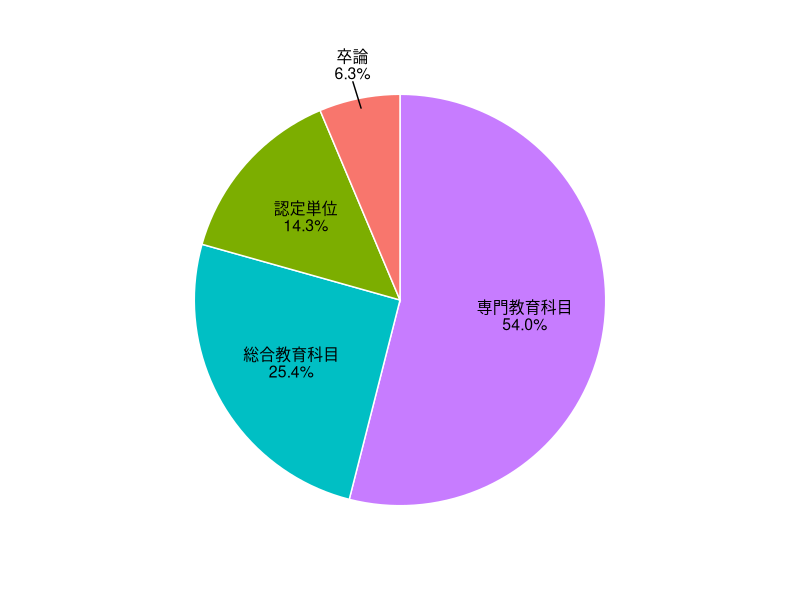
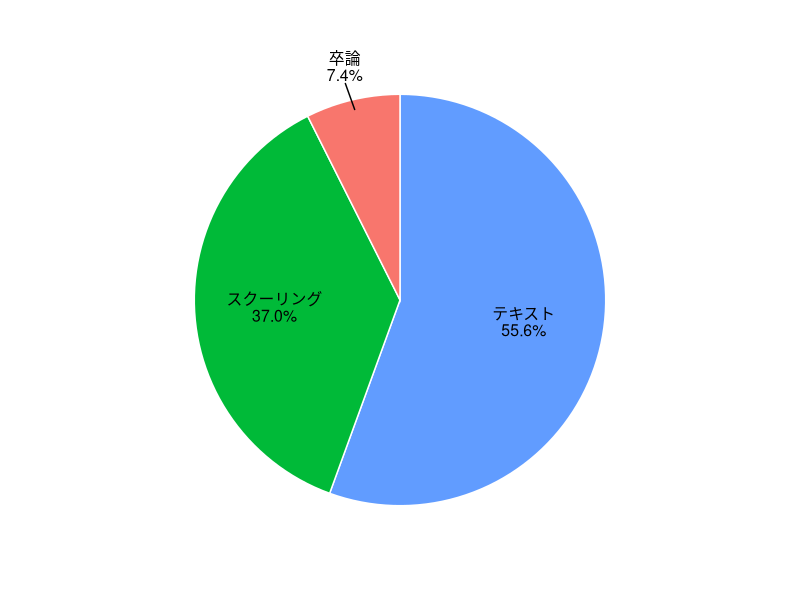
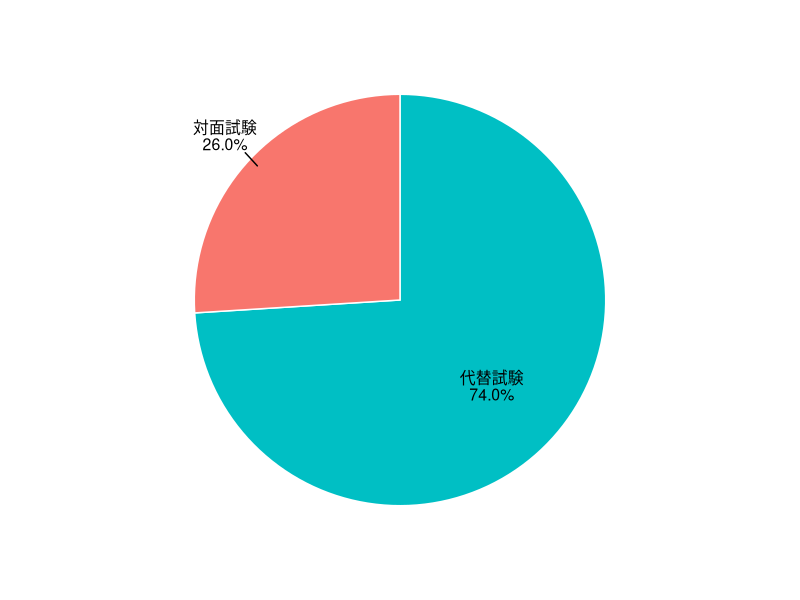
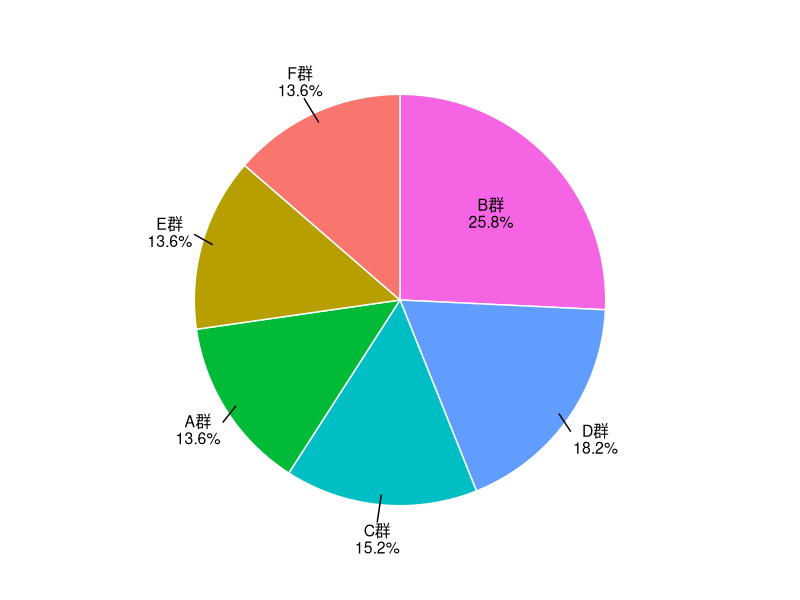
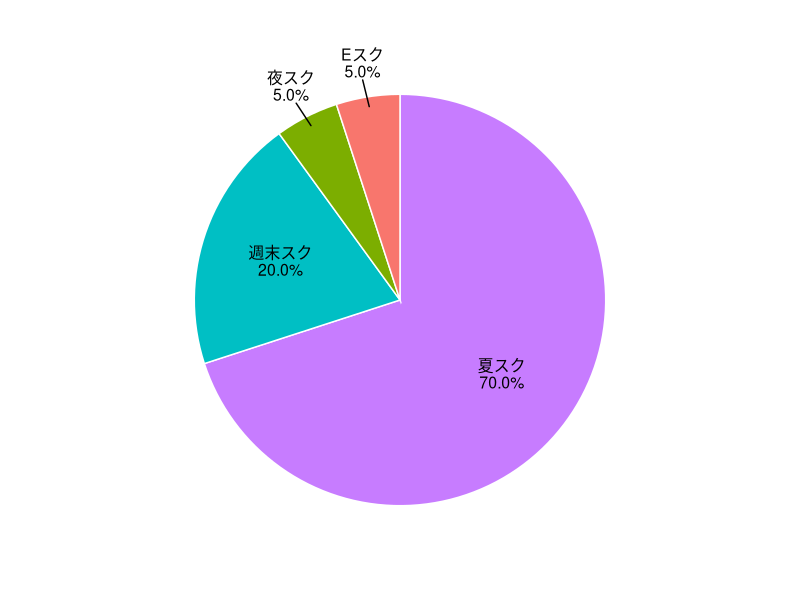
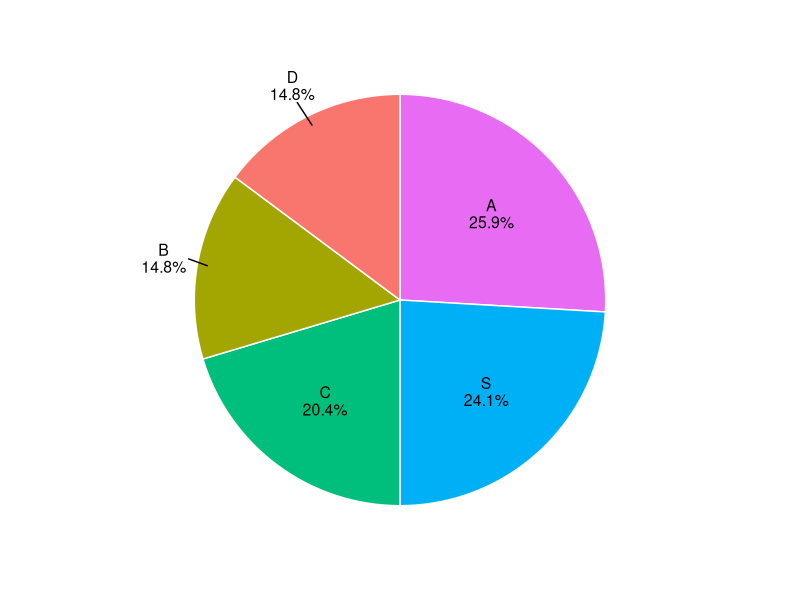
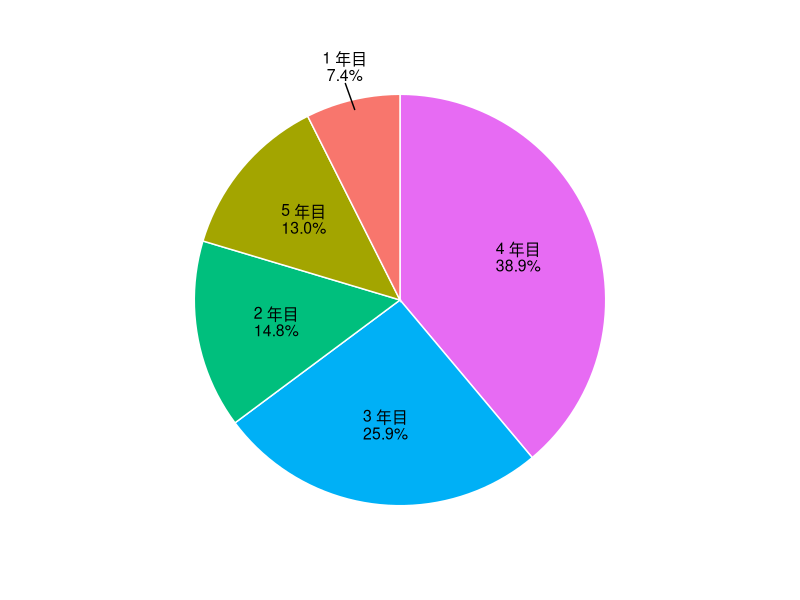
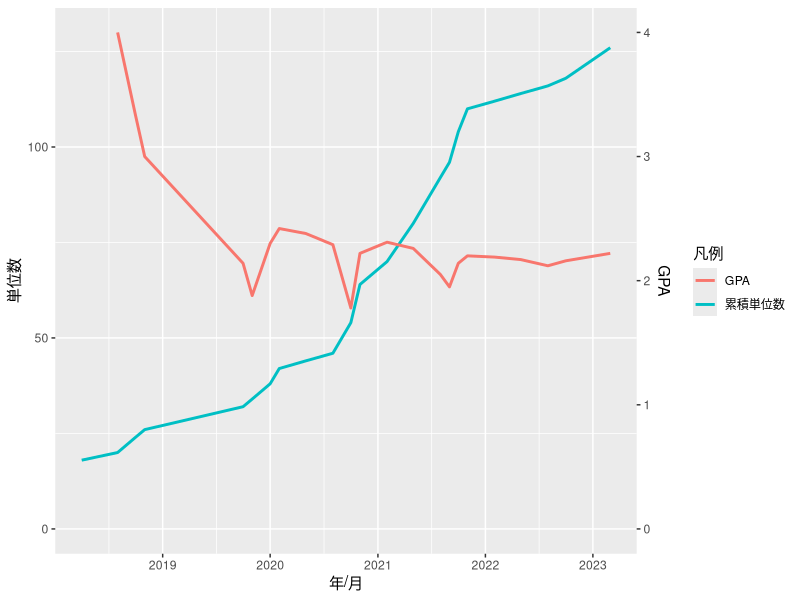

Write R code to recreate these figures, in order.
## ---- chunk 1
knitr::opts_chunk$set(echo = TRUE)
library(dplyr)
library(stringr)
library(ggplot2)
library(ggrepel)
df<-read.csv ("./kccstats.csv")
## ---- chunk 2
if(0){
matrix <- group_by(df, courseDivision)
matrix <- summarise(matrix,
  divisionName = case_when(
    head(courseDivision,1) == 0 ~ "認定単位", 
    head(courseDivision,1) == 1 ~ "総合教育科目", 
    head(courseDivision,1) == 2 ~ "専門教育科目", 
    head(courseDivision,1) == 3 ~ "卒論"
  ),
  credits = sum(credits),
  GPA = round(sum(GPA)/sum(credits),2),
)
# courceDivision列を削除
matrix <- matrix[,-1]
# 合計
totalCredits <- sum(subset(
  df$credits,
  df$credits & df$GPA>=0
))
totalGPA <- round(sum(subset(
  df$GPA, 
  df$credits & df$GPA>=0
)) / total, 2)
totalRow <- data.frame(
  divisionName = c("計"),
  credits = c(totalCredits),
  GPA = c(totalGPA)
)
matrix <- rbind(matrix,totalRow)
# NA削除
matrix <- subset(matrix, !(is.na(matrix$divisionName)))
# 列名変更
colnames(matrix) <- c("区分","単位数","GPA")
matrix
}
## ---- chunk 3
# 認定
nintei <- sum(subset(df$credits,df$courseDivision==0))
# 総合科目
sougou <- sum(subset(
  df$credits,
  df$courseDivision==1 & df$GPA>=0
))
sougouGPA <- round(sum(subset(
  df$GPA, 
  df$courseDivision==1 & df$GPA>=0
))/sougou, 2)
# 専門科目
senmon <- sum(subset(
  df$credits,
  df$courseDivision==2 & df$GPA>=0
))
senmonGPA <- round(sum(subset(
  df$GPA, 
  df$courseDivision==2 & df$GPA>=0
))/senmon, 2)
# 卒論
sotsuron <- sum(subset(
  df$credits,
  df$courseDivision==3 & df$GPA>=0
))
sotsuronGPA <- round(sum(subset(
  df$GPA, 
  df$courseDivision==3
))/sotsuron, 2)
# 必修
hisshu  <- sum(subset(
  df$credits,
  df$isRequired==1 & df$GPA>=0
))
hisshuGPA <- round(sum(subset(
  df$GPA, 
  df$isRequired==1 & df$GPA>=0
))/hisshu, 2)
# 選択
sentaku <- sum(subset(
  df$credits,
  df$isRequired==0 & df$GPA>=0
))
sentakuGPA <- round(sum(subset(
  df$GPA, 
  df$isRequired==0 & df$GPA>=0
))/sentaku, 2)
# テキスト
text <- sum(subset(
  df$credits,
  df$isSchooling==0 & df$GPA>=0
))
textGPA <- round(sum(subset(
  df$GPA, 
  df$isSchooling==0 & df$GPA>=0
))/text, 2)
# スクーリング
schooling <- sum(subset(
  df$credits,
  df$isSchooling==1 & df$GPA>=0
))
schoolingGPA <- round(sum(subset(
  df$GPA, 
  df$isSchooling==1 & df$GPA>=0
))/schooling, 2)
# 対面
taimen <- sum(subset(
  df$credits,
  df$isFace2FaceExam==1 & df$GPA>=0
))
taimenGPA <- round(sum(subset(
  df$GPA, 
  df$isFace2FaceExam==1 & df$GPA>=0
))/taimen, 2)
# 代替
daitai <- sum(subset(
  df$credits,
  df$isFace2FaceExam==0 & df$GPA>=0
))
daitaiGPA <- round(sum(subset(
  df$GPA, 
  df$isFace2FaceExam==0 & df$GPA>=0
))/daitai, 2)
# 合計
total <- sum(subset(
  df$credits,
  df$GPA>=0
))
totalGPA <- round(sum(subset(
  df$GPA, 
  df$GPA>=0
)) / total, 2)
# データフレーム作成
matrix <- data.frame(
  "区分" = c("認定単位","総合教育科目","専門教育科目","必修科目","選択科目","テキスト","スクーリング","対面試験","代替試験","卒論","取得単位計"),
  "単位数" = c(nintei,sougou,senmon,hisshu,sentaku,text,schooling,taimen,daitai,sotsuron,total),
  "GPA" = c(NA,sougouGPA,senmonGPA,hisshuGPA,sentakuGPA,textGPA,schoolingGPA,taimenGPA,daitaiGPA,sotsuronGPA,totalGPA)
)
matrix
## ---- chunk 4
options(warn=-1)
sample_data <- data.frame(
    type = c("認定単位","総合教育科目","専門教育科目","卒論"),
    n = c(nintei,sougou,senmon,sotsuron)
)
# 凡例を外にするのか内にするのかの境界。描画時にエラーになるときはここを調整してみる 
txtBorder = 0.1
(sample_data %>% arrange(desc(n)) %>%
    mutate(ypos = cumsum(n) - n / 2) %>%
    mutate(per = n / sum(n)) %>%
    mutate(label = paste0(type, "\n", scales::percent(per, 0.1))) %>%
    ggplot(aes(x = 0, y = n, fill = factor(rev(ypos))))
    + geom_col(color = "white")
    + coord_polar("y")
    + geom_text(data = (. %>% filter(per >= txtBorder)),
        aes(x = 0.1, y = ypos, label = label), lineheight = 0.9, size = 4)
    + geom_text_repel(data = (. %>% filter(!(per >= txtBorder))),
        aes(x = 0.4, y = ypos, label = label), nudge_x = 0.2, lineheight = 0.9, size = 4)
    #+ scale_fill_manual(values = rep(alpha(c("#03af7a","#fff100","#005aff","#ff4b00","#4dc4ff","#ff8082","#f6aa00","#990099"), 0.6), 2))
    + theme_void()
    + theme(legend.position = "none")
)
## ---- chunk 5
options(warn=-1)
sample_data <- data.frame(
    type = c("テキスト","スクーリング","卒論"),
    n = c(text,schooling,sotsuron)
)
# 凡例を外にするのか内にするのかの境界。描画時にエラーになるときはここを調整してみる 
txtBorder = 0.1
(sample_data %>% arrange(desc(n)) %>%
    mutate(ypos = cumsum(n) - n / 2) %>%
    mutate(per = n / sum(n)) %>%
    mutate(label = paste0(type, "\n", scales::percent(per, 0.1))) %>%
    ggplot(aes(x = 0, y = n, fill = factor(rev(ypos))))
    + geom_col(color = "white")
    + coord_polar("y")
    + geom_text(data = (. %>% filter(per >= txtBorder)),
        aes(x = 0.1, y = ypos, label = label), lineheight = 0.9, size = 4)
    + geom_text_repel(data = (. %>% filter(!(per >= txtBorder))),
        aes(x = 0.4, y = ypos, label = label), nudge_x = 0.2, lineheight = 0.9, size = 4)
    #+ scale_fill_manual(values = rep(alpha(c("#03af7a","#fff100","#005aff","#ff4b00","#4dc4ff","#ff8082","#f6aa00","#990099"), 0.6), 2))
    + theme_void()
    + theme(legend.position = "none")
)
## ---- chunk 6
options(warn=-1)
sample_data <- data.frame(
    type = c("対面試験","代替試験"),
    n = c(taimen,daitai)
)
# 凡例を外にするのか内にするのかの境界。描画時にエラーになるときはここを調整してみる 
txtBorder = 0.3
(sample_data %>% arrange(desc(n)) %>%
    mutate(ypos = cumsum(n) - n / 2) %>%
    mutate(per = n / sum(n)) %>%
    mutate(label = paste0(type, "\n", scales::percent(per, 0.1))) %>%
    ggplot(aes(x = 0, y = n, fill = factor(rev(ypos))))
    + geom_col(color = "white")
    + coord_polar("y")
    + geom_text(data = (. %>% filter(per >= txtBorder)),
        aes(x = 0.1, y = ypos, label = label), lineheight = 0.9, size = 4)
    + geom_text_repel(data = (. %>% filter(!(per >= txtBorder))),
        aes(x = 0.4, y = ypos, label = label), nudge_x = 0.2, lineheight = 0.9, size = 4)
    #+ scale_fill_manual(values = rep(alpha(c("#03af7a","#fff100","#005aff","#ff4b00","#4dc4ff","#ff8082","#f6aa00","#990099"), 0.6), 2))
    + theme_void()
    + theme(legend.position = "none")
)
## ---- chunk 7
groupA <- sum(subset(df$credits,df$classGroup=="A" & df$GPA>=0))
groupAGPA <- round(sum(subset(df$GPA, df$classGroup=="A" & df$GPA>=0))/groupA, 2)
groupB <- sum(subset(df$credits,df$classGroup=="B" & df$GPA>=0))
groupBGPA <- round(sum(subset(df$GPA, df$classGroup=="B" & df$GPA>=0))/groupB, 2)
groupC <- sum(subset(df$credits,df$classGroup=="C" & df$GPA>=0))
groupCGPA <- round(sum(subset(df$GPA, df$classGroup=="C" & df$GPA>=0))/groupC, 2)
groupD <- sum(subset(df$credits,df$classGroup=="D" & df$GPA>=0))
groupDGPA <- round(sum(subset(df$GPA, df$classGroup=="D" & df$GPA>=0))/groupD, 2)
groupE <- sum(subset(df$credits,df$classGroup=="E" & df$GPA>=0))
groupEGPA <- round(sum(subset(df$GPA, df$classGroup=="E" & df$GPA>=0))/groupE, 2)
groupF <- sum(subset(df$credits,df$classGroup=="F" & df$GPA>=0))
groupFGPA <- round(sum(subset(df$GPA, df$classGroup=="F" & df$GPA>=0))/groupF, 2)
# データフレーム作成
matrix <- data.frame(
  "科目群" = c("A群","B群","C群","D群","E群","F群"),
  "単位数" = c(groupA,groupB,groupC,groupD,groupE,groupF),
  "GPA" = c(groupAGPA,groupBGPA,groupCGPA,groupDGPA,groupEGPA,groupFGPA)
)
matrix

options(warn=-1)
sample_data <- data.frame(
    type = c("A群","B群","C群","D群","E群","F群"),
    n = c(groupA,groupB,groupC,groupD,groupE,groupF)
)
# 凡例を外にするのか内にするのかの境界。描画時にエラーになるときはここを調整してみる 
txtBorder = 0.2
(sample_data %>% arrange(desc(n)) %>%
    mutate(ypos = cumsum(n) - n / 2) %>%
    mutate(per = n / sum(n)) %>%
    mutate(label = paste0(type, "\n", scales::percent(per, 0.1))) %>%
    ggplot(aes(x = 0, y = n, fill = factor(rev(ypos))))
    + geom_col(color = "white")
    + coord_polar("y")
    + geom_text(data = (. %>% filter(per >= txtBorder)),
        aes(x = 0.1, y = ypos, label = label), lineheight = 0.9, size = 4)
    + geom_text_repel(data = (. %>% filter(!(per >= txtBorder))),
        aes(x = 0.4, y = ypos, label = label), nudge_x = 0.2, lineheight = 0.9, size = 4)
    #+ scale_fill_manual(values = rep(alpha(c("#03af7a","#fff100","#005aff","#ff4b00","#4dc4ff","#ff8082","#f6aa00","#990099"), 0.6), 2))
    + theme_void()
    + theme(legend.position = "none")
)
## ---- chunk 8
# 夏スク
SS <- sum(subset(df$credits,df$schoolingType=="SS" & df$GPA>=0))
SSGPA <- round(sum(subset(df$GPA, df$schoolingType=="SS" & df$GPA>=0))/SS, 2)
# 週末スク
WS <- sum(subset(df$credits,df$schoolingType=="WS" & df$GPA>=0))
WSGPA <- round(sum(subset(df$GPA, df$schoolingType=="WS" & df$GPA>=0))/WS, 2)
# 夜スク
ES <- sum(subset(df$credits,df$schoolingType=="ES" & df$GPA>=0))
ESGPA <- round(sum(subset(df$GPA, df$schoolingType=="ES" & df$GPA>=0))/ES, 2)
# Eスク
E <- sum(subset(df$credits,df$schoolingType=="E" & df$GPA>=0))
EGPA <- round(sum(subset(df$GPA, df$schoolingType=="E" & df$GPA>=0))/E, 2)
# データフレーム作成
matrix <- data.frame(
  "区分" = c("夏スク","週末スク","夜スク","Eスク"),
  "単位数" = c(SS,WS,ES,E),
  "GPA" = c(SSGPA,WSGPA,ESGPA,EGPA)
)
matrix
## ---- chunk 9
options(warn=-1)
sample_data <- data.frame(
    type = matrix$区分,
    n = matrix$単位数
)
# 凡例を外にするのか内にするのかの境界。描画時にエラーになるときはここを調整してみる 
txtBorder = 0.08
(sample_data %>% arrange(desc(n)) %>%
    mutate(ypos = cumsum(n) - n / 2) %>%
    mutate(per = n / sum(n)) %>%
    mutate(label = paste0(type, "\n", scales::percent(per, 0.1))) %>%
    ggplot(aes(x = 0, y = n, fill = factor(rev(ypos))))
    + geom_col(color = "white")
    + coord_polar("y")
    + geom_text(data = (. %>% filter(per >= txtBorder)),
        aes(x = 0.1, y = ypos, label = label), lineheight = 0.9, size = 4)
    + geom_text_repel(data = (. %>% filter(!(per >= txtBorder))),
        aes(x = 0.4, y = ypos, label = label), nudge_x = 0.2, lineheight = 0.9, size = 4)
    #+ scale_fill_manual(values = rep(alpha(c("#03af7a","#fff100","#005aff","#ff4b00","#4dc4ff","#ff8082","#f6aa00","#990099"), 0.6), 2))
    + theme_void()
    + theme(legend.position = "none")
)
## ---- chunk 10
S     <- sum(subset(df$credits, df$grade=='S'))
#rateS <- round(S/total*100,2)
A     <- sum(subset(df$credits, df$grade=='A'))
#rateA <- round(A/total*100,2)
B     <- sum(subset(df$credits, df$grade=='B'))
#rateB <- round(B/total*100,2)
C     <- sum(subset(df$credits, df$grade=='C'))
#rateC <- round(C/total*100,2)
D     <- sum(subset(df$credits, df$grade=='D'))
#rateD <- round(D/total*100,2)
# データフレーム作成
matrix <- data.frame(
  "評価"   = c("S (秀)","A (優)","B (良)","C (可)","D (不可)"),
  "単位数" = c(S,A,B,C,D)
  #"比率"   = c(paste(rateS,"%"),paste(rateA,"%"),paste(rateB,"%"),paste(rateC,"%"),paste(rateD,"%"))
)
matrix
## ---- chunk 11
options(warn=-1)
sample_data <- data.frame(
    type = c("S", "A", "B", "C", "D"),
    n = c(S, A, B, C, D)
)
# 凡例を外にするのか内にするのかの境界。描画時にエラーになるときはここを調整してみる 
txtBorder = 0.2
(sample_data %>% arrange(desc(n)) %>%
    mutate(ypos = cumsum(n) - n / 2) %>%
    mutate(per = n / sum(n)) %>%
    mutate(label = paste0(type, "\n", scales::percent(per, 0.1))) %>%
    ggplot(aes(x = 0, y = n, fill = factor(rev(ypos))))
    + geom_col(color = "white")
    + coord_polar("y")
    + geom_text(data = (. %>% filter(per >= txtBorder)),
        aes(x = 0.1, y = ypos, label = label), lineheight = 0.9, size = 4)
    + geom_text_repel(data = (. %>% filter(!(per >= txtBorder))),
        aes(x = 0.4, y = ypos, label = label), nudge_x = 0.2, lineheight = 0.9, size = 4)
    #+ scale_fill_manual(values = rep(alpha(c("#03af7a","#fff100","#005aff","#ff4b00","#4dc4ff","#ff8082","#f6aa00","#990099"), 0.6), 2))
    + theme_void()
    + theme(legend.position = "none")
)
## ---- chunk 12
matrix <- df
# acquireYearでグループ化
matrix <- subset(matrix, !(is.na(matrix$acquireYear)))
matrix <- group_by(matrix, acquireYear)
# 年度ごと集計
matrix <- summarise(matrix,
  acquireYear  = paste(head(acquireYear,1), "年目"),
  credits      = sum(credits),
  GPA          = round(sum(GPA)/sum(credits), 2)
)
# 単位がある年だけに限定
matrix <- subset(matrix, matrix$credits>0)
# 列名変更
colnames(matrix) <- c("年度","単位数","GPA")
matrix
## ---- chunk 13
options(warn=-1)
sample_data <- data.frame(
    type = matrix$年度,
    n    = matrix$単位数
)
# 凡例を外にするのか内にするのかの境界。描画時にエラーになるときはここを調整してみる 
txtBorder = 0.08
(sample_data %>% arrange(desc(n)) %>%
    mutate(ypos = cumsum(n) - n / 2) %>%
    mutate(per = n / sum(n)) %>%
    mutate(label = paste0(type, "\n", scales::percent(per, 0.1))) %>%
    ggplot(aes(x = 0, y = n, fill = factor(rev(ypos))))
    + geom_col(color = "white")
    + coord_polar("y")
    + geom_text(data = (. %>% filter(per >= txtBorder)),
        aes(x = 0.1, y = ypos, label = label), lineheight = 0.9, size = 4)
    + geom_text_repel(data = (. %>% filter(!(per >= txtBorder))),
        aes(x = 0.4, y = ypos, label = label), nudge_x = 0.2, lineheight = 0.9, size = 4)
    #+ scale_fill_manual(values = rep(alpha(c("#03af7a","#fff100","#005aff","#ff4b00","#4dc4ff","#ff8082","#f6aa00","#990099"), 0.6), 2))
    + theme_void()
    + theme(legend.position = "none")
)
# if(0){}でコメントアウト
if(0){
(sample_data %>% arrange(desc(n)) %>%
    mutate(ypos = cumsum(n) - n / 2) %>%
    mutate(per = n / sum(n)) %>%
    mutate(label = paste0(type, "\n", scales::percent(per, 0.1))) %>%
    ggplot(aes(x = 0, y = n, fill = factor(n)))
    + geom_col()
    + coord_polar("y")
    + geom_text(data = (. %>% filter(per >= 0.05)),
        aes(x = 0.1, y = ypos, label = label))
    + geom_text_repel(
        data = (. %>% 
          filter(!(per >= 0.05))
        ),
        aes(x = 0.4, y = ypos, label = label), nudge_x = 0.2)
    + theme_void()
    + theme(legend.position = "none")
)
}
## ---- chunk 14
options(warn=-1)
df$acquireSemester <- as.Date(df$acquireSemester, "%Y/%m/%d")

#1 y軸の幅指定
y1.lim <- c(0, 130)  #左軸 creditsAccumulation
y2.lim <- c(0, 4)    #右軸 temporaryGPA
#2 気圧の数値を、上記y1.limとy2.limの幅で記載する際に、各数値を調整
#pとlim1とlim2に対する処理を{}にかく
variable_scaler<- function(p, lim1, lim2){
  #lim2[1]は、軸スケールの最小値
  to_zero  <- p-lim2[1]
  #lim1[2]はy1.limの最大値から、lim1[1]はy1.limの最小値を引いたものがy1.lim（左軸）幅ということ。
  y1_range <- lim1[2]-lim1[1]
  #上記と同様y2.lim（右軸）の幅
  y2_range <- lim2[2]-lim2[1]
  #気圧の各数値から、最小値をひく。これに、y1幅/y2幅をかける。y2（右軸）の幅表示をy1（左軸）の幅表示に合わせる作業。
  #左軸の最小値をゼロとするため、もし0以上であれば、その分y1の最小値を足しておく。
  scaled   <- to_zero*y1_range/y2_range
  from_zero <- scaled + lim1[1]     
  return(from_zero)
}

#y2.lim(右軸)の目盛表示を調整。左軸情報から右軸を作成する。
axis_scaler <- function(p, lim1, lim2){
  #左軸の数値-y1（左軸）の最小値
  to_zero <- p-lim1[1]
  y1_range <- lim1[2]-lim1[1] 
  y2_range <- lim2[2]-lim2[1]
  #pは、左軸情報として最小〜最大値があるので、それぞれにy2幅/y1幅をかけることで、左軸情報が右軸情報に変える。
  scaled <- to_zero*y2_range/y1_range
  #右軸の最小値分足しておく。
  from_zero <- scaled + lim2[1]
  return(from_zero)
}
ggplot()+
geom_line(
  data=df,
  aes(
    x=acquireSemester, 
    y=creditsAccumulation,
    color="累積単位数"
  ),
  size=1
)+
geom_line(
  data=df,
  aes(
    x=acquireSemester,
    y=variable_scaler(
      temporaryGPA,
      y1.lim,
      y2.lim
    ),
    color="GPA"
  ),
  size=1
)+
scale_y_continuous(
   limit=y1.lim,
   sec.axis=sec_axis(
     ~(axis_scaler(., y1.lim, y2.lim)),
     name="GPA"
   )
)+
labs(x="年/月", y="単位数", color="凡例")

## ---- chunk 15
ranking <- subset(df, examFaultTimes>0, select=c("className","examFaultTimes"))
# 順位を列名rankとして追加
ranking$rank <- rank(-ranking$examFaultTimes, na.last=NA, ties.method = "min")
# rankの昇順にソート
ranking <- ranking[order(ranking$rank),]
# 列名変更
colnames(ranking) <- c("科目名","不合格回数","順位")
# 列入れ替え
ranking <- ranking[,c(3,1,2)]
# 行番号削除
rownames(ranking) <- NULL
ranking
## ---- chunk 16
df2<-read.csv ("./kccstats_repo.csv")

ranking <- df2
# reportIDでグループ化
ranking <-  group_by(ranking, reportID)
# 同じreportIDの行数-1が不合格回数, それ以外の列は一番上のデータをそのまま表示
ranking <- summarise(ranking,
  reportName=head(reportName,1),
  reportDetail=head(reportDetail,1),
  faultTimes=n()-1
)
# 行と列を限定
ranking <- subset(ranking, ranking$faultTimes>0, select=c("reportName","reportDetail","faultTimes"))
# 順位を列名rankとして追加
ranking$rank <- rank(-ranking$faultTimes, na.last=NA, ties.method = "min")
# rankの昇順にソート
ranking <- ranking[order(ranking$rank),]
# 列名変更
colnames(ranking) <- c("科目名","分冊","不合格回数","順位")
# 列入れ替え
ranking <- ranking[,c(4,1,2,3)]
# 行番号削除
rownames(ranking) <- NULL
ranking
## ---- chunk 17
# 日数を計算して追加
source <- mutate(df2,daysToReturn=(as.Date(returnDate)-as.Date(receiveDate)))
# 列を限定
source <- subset(source, daysToReturn>0, select=c("reportName","reportDetail","submitTime","daysToReturn","result"))
## ---- chunk 18
ranking <-source
# 順位を列名rankとして追加
ranking$rank <- rank(ranking$daysToReturn, na.last=NA, ties.method = "min")
# rankの昇順にソート
ranking <- ranking[order(ranking$rank),]
# 上位5位に限定
ranking <- subset(ranking, rank<=5)
# 列名変更
colnames(ranking) <- c("科目名","分冊","提出回","返却日数","結果","順位")
# 列入れ替え
ranking <- ranking[,c(6,1,2,3,4,5)]
# 行番号削除
rownames(ranking) <- NULL
#select.df2[c(1, 2, 3),]
ranking
## ---- chunk 19
ranking <-source
# 順位を列名rankとして追加
ranking$rank <- rank(-ranking$daysToReturn, na.last=NA, ties.method = "min")
# rankの昇順にソート
ranking <- ranking[order(ranking$rank),]
# 上位5位に限定
ranking <- subset(ranking, rank<=5)
# 列名変更
colnames(ranking) <- c("科目名","分冊","提出回","返却日数","結果","順位")
# 列入れ替え
ranking <- ranking[,c(6,1,2,3,4,5)]
# 行番号削除
rownames(ranking) <- NULL
ranking
